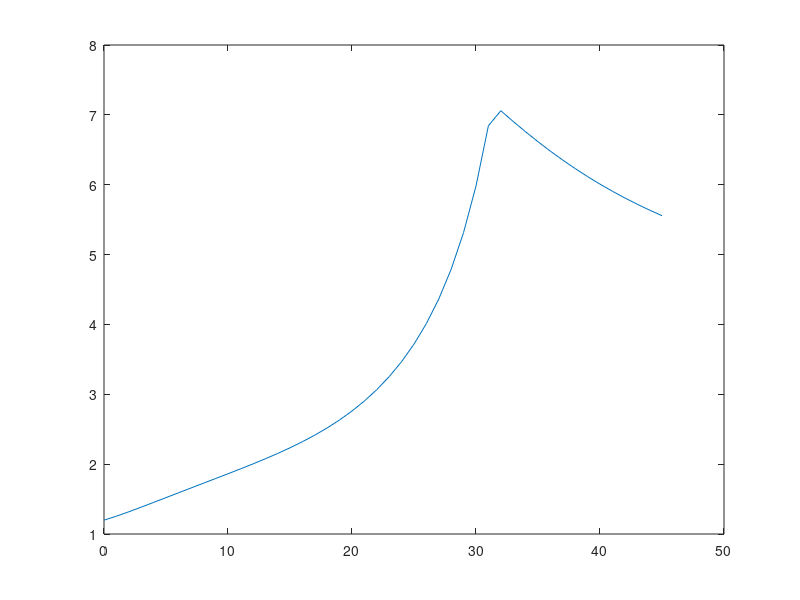

This chart was generated by the following MATLAB code:
    
clear; clc;


K = 2;          % Earth Orbit Revolutions
L = 1;          % K:L(M) L: S/C Orbit Revolutions
p = 1;         % Crossing before perihelion (-1) or after (1)
tol = 10e-5;    % Itteration Tolerance

% ____________________________________________________________________________________
% Constants
mu_s = 132712401800;
mu_e = 000000398600;
aukm = 149600000;
T_e = ((2*pi)/sqrt(mu_s))*(aukm^(3/2));
a_e = aukm;
e_e = 0.0;


T = T_e.*K;

a = ((sqrt(mu_s)/(2*pi))*T)^(2/3);

Vp = sqrt(mu_s*(2/aukm - 1./a));
Ve = sqrt(mu_s*(2/aukm - 1./aukm));
Vinflaunch = Vp - Ve;


rp = aukm;
rai = ((rp^2)*(Vp^2))/(2*mu_s - rp*(Vp^2));
Va = Vp*rp/rai;
ar = ((2/rai) - (Va^2 / mu_s))^(-1);


gammaminusIn = 0:1:45;

for i=1:length(gammaminusIn)

Vminus = Vp;
gammaminus = gammaminusIn(i)*(pi/180);


Vinfre = (Vminus^2 + Ve^2 - 2*Vminus*Ve*cos(gammaminus))^(0.5);
beta = asin((Vminus/Vinfre)*sin(gammaminus));
delta = 2*asin(1/(1+(((6378+200)*Vinfre^2)/mu_e)));
deltadeg = delta*180/pi;
Vplus = (Ve^2 + Vinfre^2 - 2*Ve*Vinfre*cos(delta+beta))^(0.5);
gammaplus = asin((Vinfre/Vplus)*sin(beta+delta));
anew = 1/(2/aukm - (Vplus^2)/mu_s);
e = (((aukm*(Vplus^2)/mu_s)-1)^2 * cos(gammaplus) + (sin(gammaplus))^2)^(0.5);
ra = anew*(1+e);
ra = ra/aukm;

gp(i) = gammaplus*(180/pi);
vplus(i) = Vplus;
raNew(i) = ra;
end


plot(gammaminusIn, raNew)


